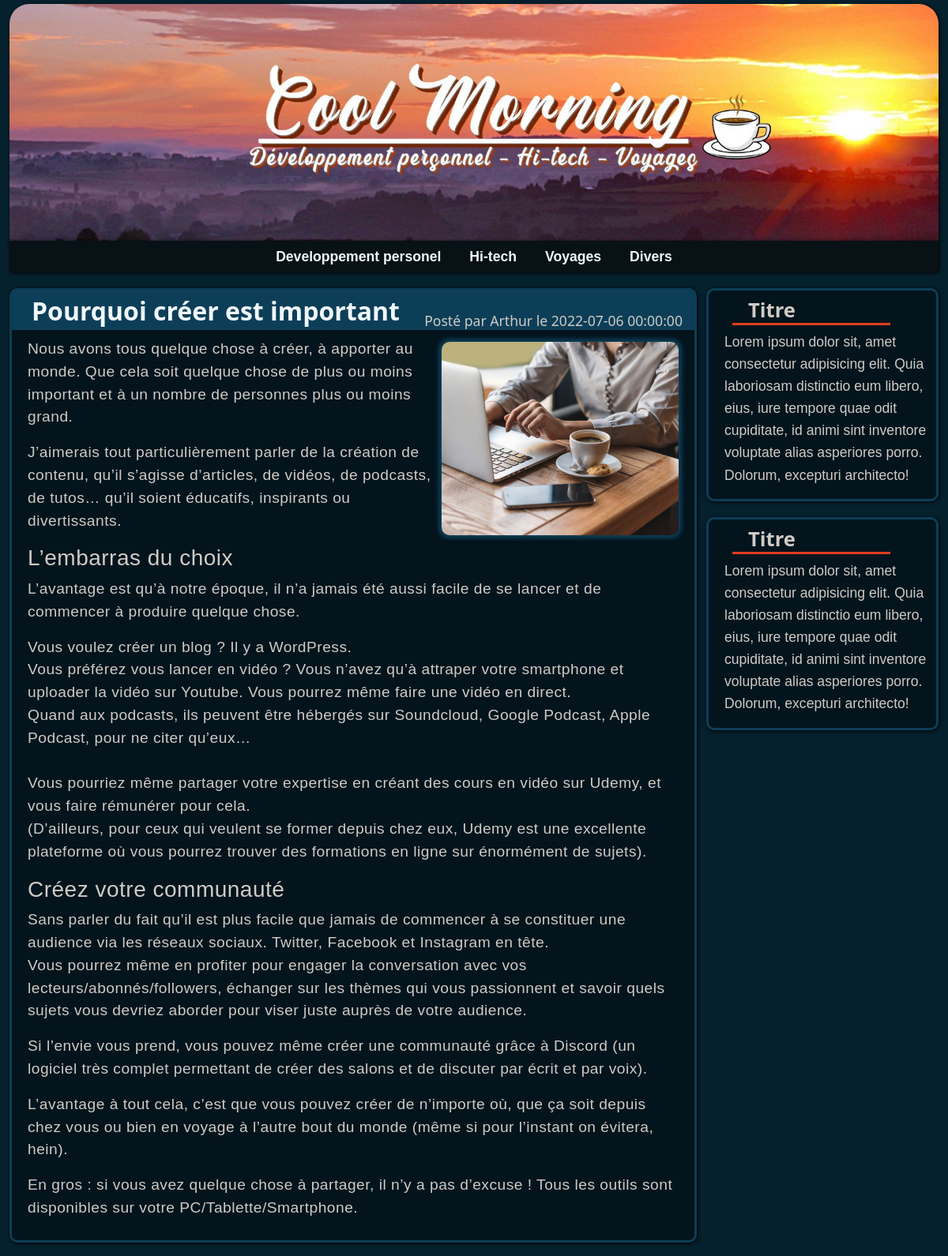
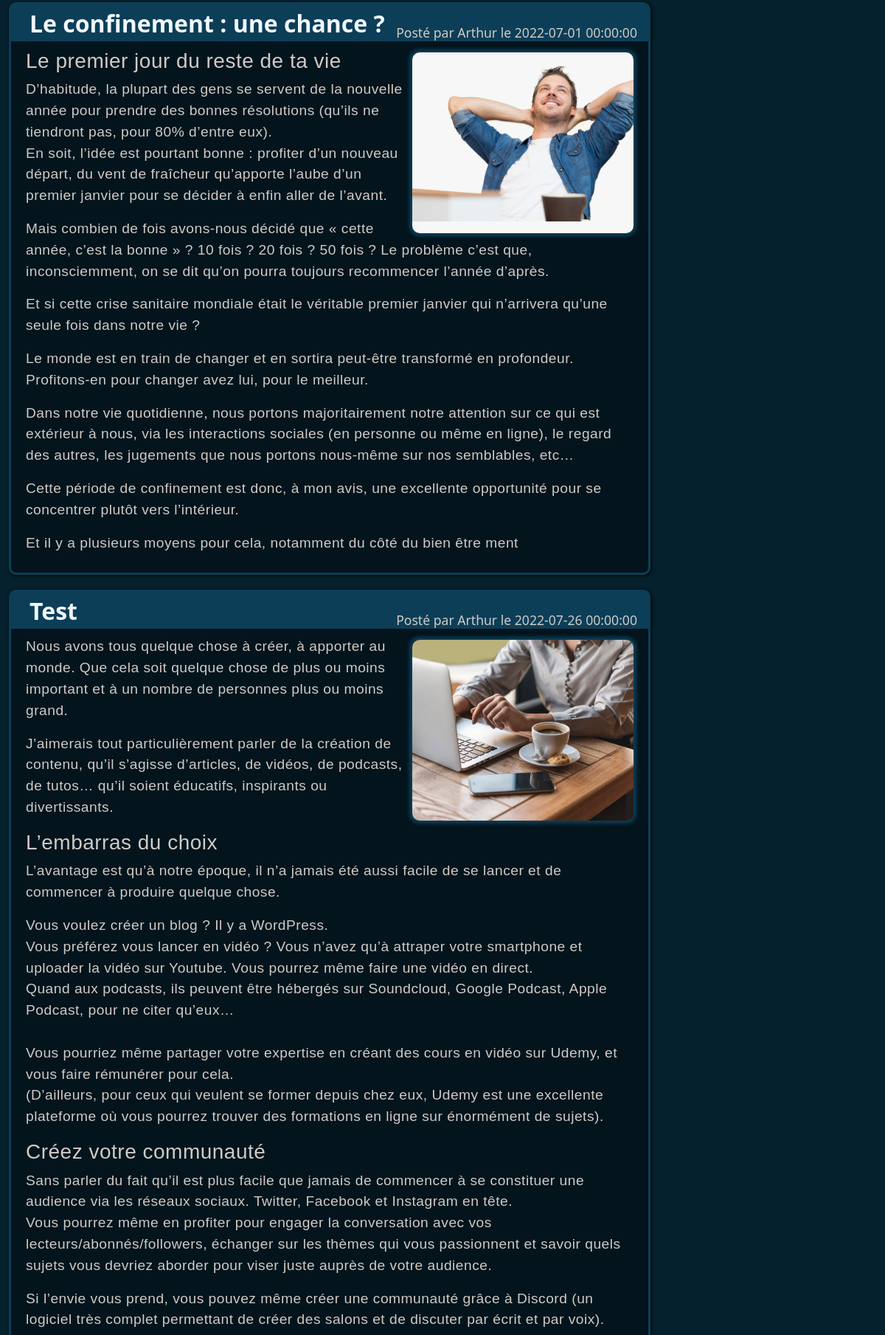
The page / (upper part) on the database its author committed (2 pictures, top to bottom).
### application.py (models this page shows)
class Article(db.Model):
    id = db.Column(db.Integer, primary_key=True)
    title = db.Column(db.String(50), nullable=False)
    text = db.Column(db.Text, nullable=False)
    date = db.Column(db.DateTime, nullable=False)
    posted = db.Column(db.Boolean, nullable=False)
    author = db.Column(db.String(50), nullable=False)
    img = db.Column(db.String, nullable=False)

### application.py (the view)
@app.route("/")
def index():
    list_texts = []
    list_posts = Article.query.filter_by(posted=True).all()
    for post in list_posts:
        list_texts.append(Markup(post.text))
    return render_template("index.html", articles=list_posts, texts=list_texts, zip=zip)

### templates/index.html
{% extends "layout.html" %}
{% block body %}
<div class="row">
    <div class="col-md-9">
        {% for article, text in zip(articles, texts) %}
        <div class="article">
            <div class="article-header">
                <h2>{{ article.title }}</h2>
                <p>Posté par {{ article.author }} le {{ article.date }}</p>
            </div>
            <img src="{{ article.img }}" class="thumb">
            <div class="text">
                {{ text }}
            </div>
        </div>
        {% endfor %}
    </div>
    <div class="col-md-3">
        <div class="aside">
            <h2>Titre</h2>
            <p>Lorem ipsum dolor sit, amet consectetur adipisicing elit. Quia laboriosam distinctio eum libero, eius, iure tempore quae odit cupiditate, id animi sint inventore voluptate alias asperiores porro. Dolorum, excepturi architecto!</p>
        </div>
        <div class="aside">
            <h2>Titre</h2>
            <p>Lorem ipsum dolor sit, amet consectetur adipisicing elit. Quia laboriosam distinctio eum libero, eius, iure tempore quae odit cupiditate, id animi sint inventore voluptate alias asperiores porro. Dolorum, excepturi architecto!</p>
        </div>
    </div>
</div>
{% endblock %}

### templates/layout.html (shortened to what this page needs)
<!doctype html>
<html lang="en">
  <head>
    <link href="{{ url_for('static', filename='styles/bootstrap.min.css')}}" rel="stylesheet">
    <link href="{{ url_for('static', filename='styles/custom.css')}}" rel="stylesheet" type="text/css">
  </head>
  <body>
    <div class="container">
        <div class="p-5 new-header"></div>
        <ul class="list-inline nav">
            <div class="nav-block">
                <li class="list-inline-item"><a href="#">Developpement personel
                </a></li><li class="list-inline-item"><a href="#">Hi-tech
                </a></li><li class="list-inline-item"><a href="#">Voyages
                </a></li><li class="list-inline-item"><a href="#">Divers
                </a></li>
            </div>
        </ul>
        <div class="container">
            {% block body %}{% endblock %}
        </div>
    </div>
  </body>
</html>

### static/styles/custom.css (style rules this page uses)
.container { max-width: 1700px; }
body { background-color: #06212e; font-family: Verdana, Arial, Tahoma, Serif; color: #cfcbc5; }
a { text-decoration: none; }
.new-header { background-image: url("../img/bg.jpg"); background-position: center; background-repeat: no-repeat; background-size: cover; height: 300px; border-radius: 25px 25px 0px 0px; margin-top: 5px; box-shadow: 1px 1px 5px black; }
.nav { background-color: #071116; height: 40px; text-align: center; border-radius: 0px 0px 5px 5px; box-shadow: 1px 1px 5px black; }
.nav-block { width: 650px; margin: auto; }
.nav .list-inline-item { margin-right: 18px; margin-left: 18px; }
.nav a { color: aliceblue; font-weight: bold; padding: 0; font-size: 1.1em; }
.article-header { background-color: #0d3e57; height: 40px; color: aliceblue; border-radius: 6px 6px 0px 0px; padding-left: 25px; height: 50px; }
.article-header h2 { font-family: Candara, Calibri, Segoe, Segoe UI, Optima, Arial, sans-serif; position: absolute; margin-top: 7px; font-weight: bolder; display: inline; }
.article-header p { font-family: Candara, Calibri, Segoe, Segoe UI, Optima, Arial, sans-serif; color: #cfcbc5; display: inline; float: right; font-size: 1.1em; padding-top: 25px; padding-right: 15px; margin-bottom: -2px; }
.aside h2 { color: #cfcbc5; Font-family: Candara, Calibri, Segoe, Segoe UI, Optima, Arial, sans-serif; font-weight: bolder; border-bottom: 3px solid #e13e1e; width: 200px; margin: 10px 0px 0px 30px; padding-left: 20px; font-size: 1.6em; }
.article .thumb { margin: 15px 20px 3px 10px; float: right; border-radius: 10px; width: 300px; height: 245px; object-fit: cover; box-shadow: 0px 0px 5px 4px #0d3e57; }
.article .text { font-size: 1.2em; padding:10px 15px 10px 20px; letter-spacing: 0.5px; }
.aside p { font-size: 1.1em; padding: 7px 10px 0px 20px; line-height: 1.6em; }
.article, .aside { box-sizing: border-box; background-color: #03141d; margin-top: 20px; border-radius: 10px; border: #0d3e57 solid; box-shadow: 1px 1px 5px black; }
.col-md-3 { padding:0; }
.col-md-9 { padding-left:0; }

### rows shown on the page
Article: title "Pourquoi créer est important", author "Arthur", date "2022-07-06 00:00:00", text "Nous avons tous quelque chose à créer, à apporter au monde. Que cela soit quelque chose de plus ou moins important et à un nombre de personnes plus ou moins grand. J’aimerais tout particulièrement parler de la création de contenu, qu’il s’agisse d’articles, de vidéos, de podcasts, de tutos… qu’il soient éducatifs, inspirants ou divertissants. L’embarras du choix L’avantage est qu’à notre époque, il n’a jamais été aussi facile de se lancer et de commencer à produire quelque chose. Vous voulez créer un blog ? Il y a WordPress. Vous préférez vous lancer en vidéo ? Vous n’avez qu’à attraper votre smartphone et uploader la vidéo sur Youtube. Vous pourrez même faire une vidéo en direct. Quand aux…"
Article: title "Le confinement : une chance ?", author "Arthur", date "2022-07-01 00:00:00", shows a picture, text "Le premier jour du reste de ta vie D’habitude, la plupart des gens se servent de la nouvelle année pour prendre des bonnes résolutions (qu’ils ne tiendront pas, pour 80% d’entre eux). En soit, l’idée est pourtant bonne : profiter d’un nouveau départ, du vent de fraîcheur qu’apporte l’aube d’un premier janvier pour se décider à enfin aller de l’avant. Mais combien de fois avons-nous décidé que « cette année, c’est la bonne » ? 10 fois ? 20 fois ? 50 fois ? Le problème c’est que, inconsciemment, on se dit qu’on pourra toujours recommencer l’année d’après. Et si cette crise sanitaire mondiale était le véritable premier janvier qui n’arrivera qu’une seule fois dans notre vie ? Le monde est en…"
Article: title "Test", author "Arthur", date "2022-07-26 00:00:00", text "Nous avons tous quelque chose à créer, à apporter au monde. Que cela soit quelque chose de plus ou moins important et à un nombre de personnes plus ou moins grand. J’aimerais tout particulièrement parler de la création de contenu, qu’il s’agisse d’articles, de vidéos, de podcasts, de tutos… qu’il soient éducatifs, inspirants ou divertissants. L’embarras du choix L’avantage est qu’à notre époque, il n’a jamais été aussi facile de se lancer et de commencer à produire quelque chose. Vous voulez créer un blog ? Il y a WordPress. Vous préférez vous lancer en vidéo ? Vous n’avez qu’à attraper votre smartphone et uploader la vidéo sur Youtube. Vous pourrez même faire une vidéo en direct. Quand aux…"
